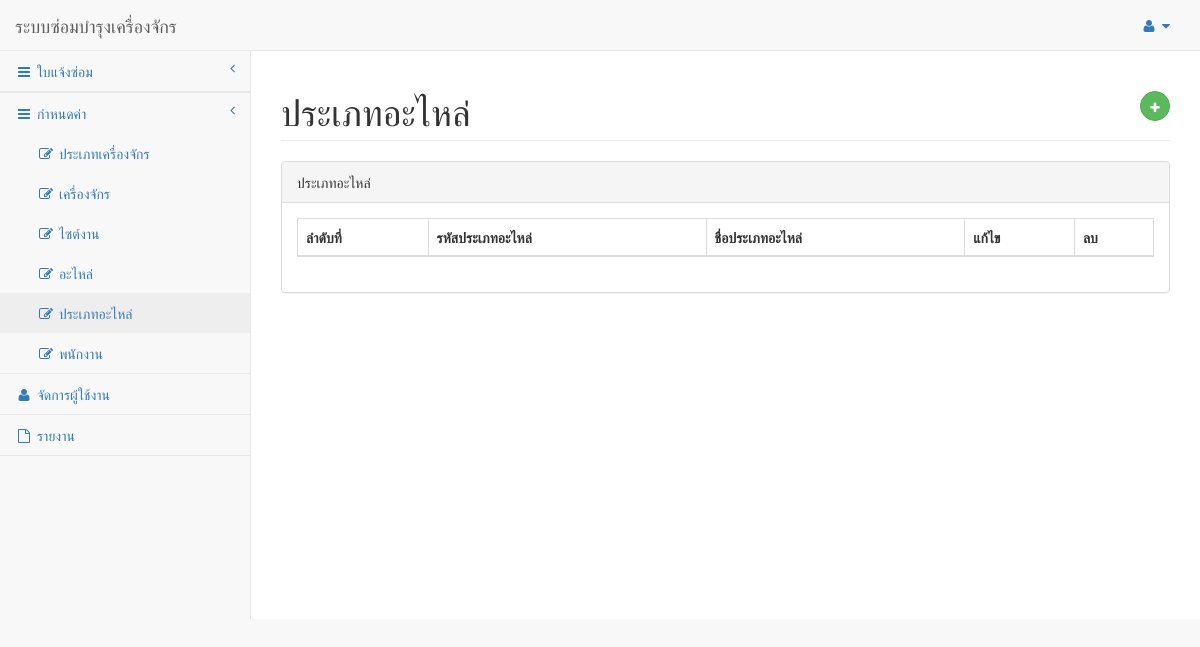
/TypeMachineParts/ListTypeMachineParts.php, run on an earlier commit of the app's database.
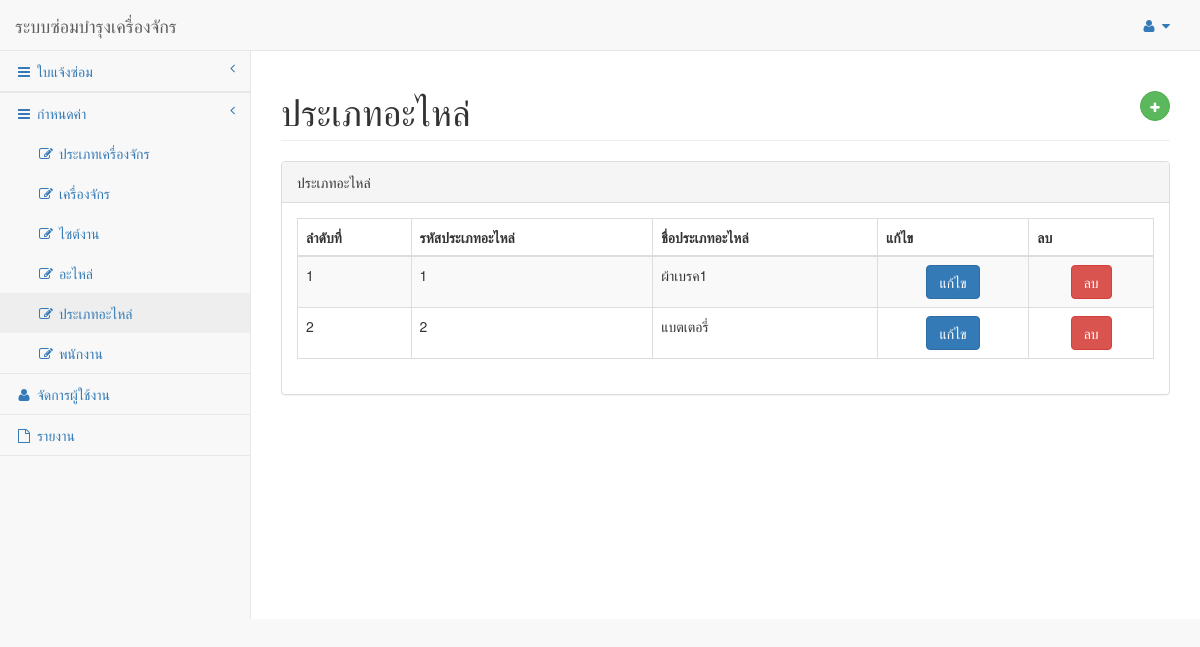
And on a later commit of the database.
### tables this page shows
CREATE TABLE `tmstmmachine_parts_type` (
  `XVMachinePartsTypeCode` int(5) NOT NULL,
  `XVMachinePartsTypeName` varchar(100) NOT NULL
);

### TypeMachineParts/ListTypeMachineParts.php (the view, shortened to what this page needs)
<!DOCTYPE html>
<html lang="en">
<head>
    <link href="../vendor/bootstrap/css/bootstrap.min.css" rel="stylesheet">
    <link href="../vendor/metisMenu/metisMenu.min.css" rel="stylesheet">
    <link href="../vendor/datatables/css/dataTables.bootstrap.css" rel="stylesheet">
    <link href="../vendor/datatables-responsive/dataTables.responsive.css" rel="stylesheet">
    <link href="../dist/css/sb-admin-2.css" rel="stylesheet">
    <link href="../vendor/font-awesome/css/font-awesome.min.css" rel="stylesheet" type="text/css">
</head>
<body>
    <?php include '../Template/templsidebar.php';
    include "../database/connect.php";
    ?>
    <div id="wrapper">
        <div id="page-wrapper">
            <div class="row">
                <div class="col-lg-12">
                    <h1 class="page-header">ประเภทอะไหล่<button type="button" class="btn btn-success btn-circle"
                            style="float: right;" data-toggle="modal" data-target="#insertModal"><i
                                class="fa fa-plus"></i>
                        </button></h1>
                </div>
            </div>
            <div class="row">
                <div class="col-lg-12">
                    <div class="panel panel-default">
                        <div class="panel-heading">
                            ประเภทอะไหล่
                        </div>
                        <div class="panel-body">
                            <table width="100%" class="table table-striped table-bordered table-hover"
                                id="dataTables-example">
                                <thead>
                                    <tr>
                                        <th>ลำดับที่</th>
                                        <th>รหัสประเภทอะไหล่</th>
                                        <th>ชื่อประเภทอะไหล่</th>
                                        <th>แก้ไข</th>
                                        <th>ลบ</th>
                                    </tr>
                                </thead>
                                <tbody>
                                    <?php
    $sql = "SELECT ty.XVMachinePartsTypeCode,ty.XVMachinePartsTypeName
    FROM tmstmmachine_parts_type ty";
    $result = mysqli_query($connect,$sql) or die(mysqli_query($connect));
    $count = 1;
    while ($row=mysqli_fetch_array($result)){
?>
                                    <tr class="odd gradeA">
                                        <td><?php echo $count;?></td>
                                        <td><?php echo $row["XVMachinePartsTypeCode"];?></td>
                                        <td><?php echo $row["XVMachinePartsTypeName"];?></td>
                                        <td align="center"><input class='btn btn-primary editbtn' type='button'
                                                value='แก้ไข'></td>
                                        <td align="center"><input class='btn btn-danger deletebtn' type='button'
                                                value='ลบ'></td>
                                    </tr>
                                    <?php $count++;} ?>
                                </tbody>
                            </table>
                        </div>
                    </div>
                </div>
            </div>
        </div>
    </div>
</body>
</html>

What changed in the data, as far as the page shows it:
added tmstmmachine_parts_type: XVMachinePartsTypeCode "1", XVMachinePartsTypeName "ผ้าเบรค1"
added tmstmmachine_parts_type: XVMachinePartsTypeCode "2", XVMachinePartsTypeName "แบตเตอรี่"
